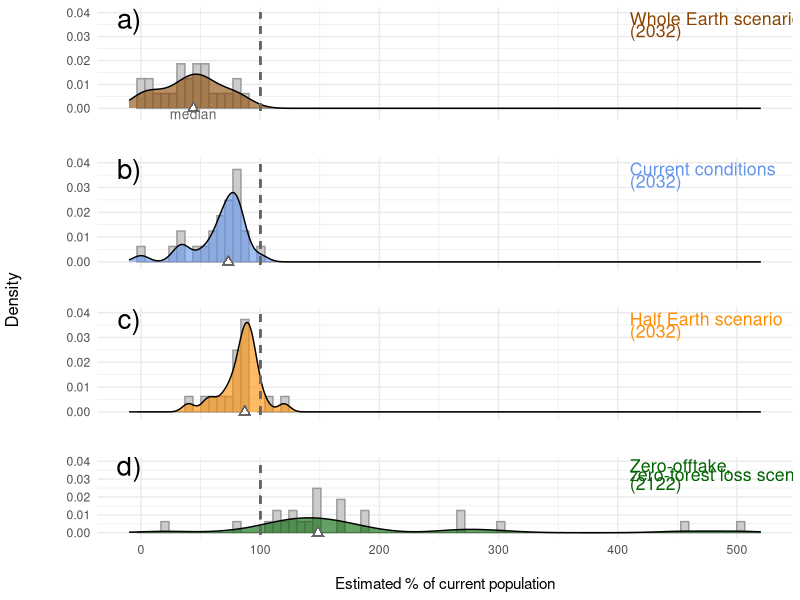
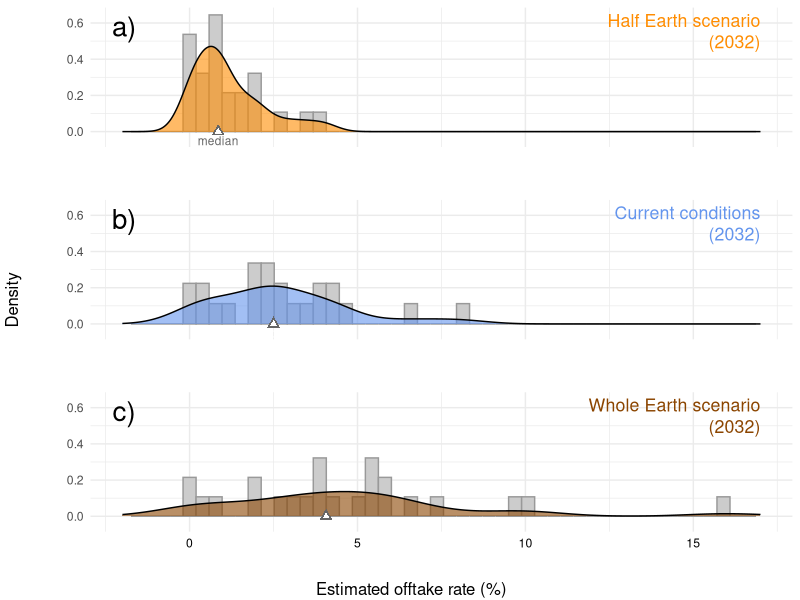
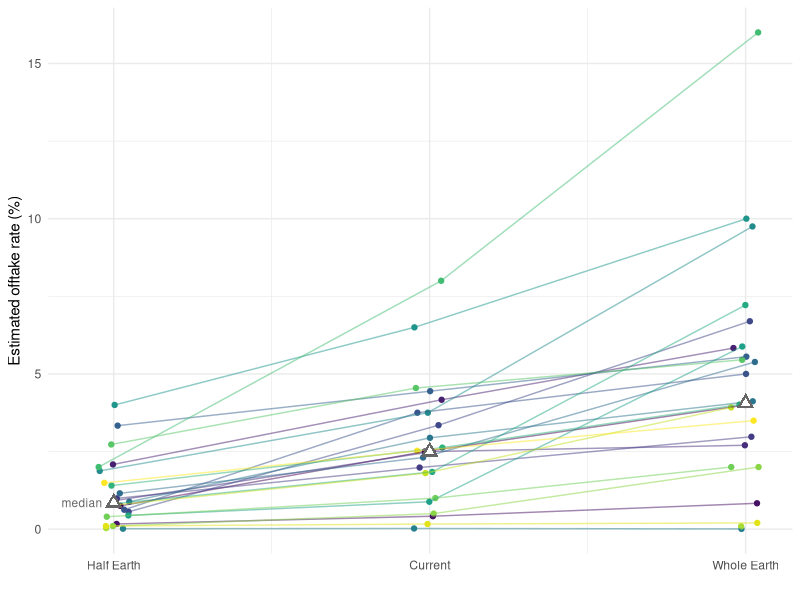

Here is the R script that generated these plots, in order:

# Analysis and visualization of expert assessments of orangutan population trends under different scenarios. For Meijaard et al. manuscript "Expert guided analysis for restoring the red ape in a whole or half earth context"
# 
# 2022-03-28
# Andy Marshall

# This file contains the same code as the *.Rmd

# Load packages, versions

# R version 4.1.3 (2022-03-10) 
# 
# tidyverse 1.3.1 ──
# ✓ ggplot2 3.3.5     ✓ purrr   0.3.4
# ✓ tibble  3.1.6     ✓ dplyr   1.0.8
# ✓ tidyr   1.2.0     ✓ stringr 1.4.0
# ✓ readr   2.1.2     ✓ forcats 0.5.1
# ggpubr 0.4.0

library(tidyverse)
library(ggpubr)


# Pull & wrangle data

d <- read_csv("data/data-2022-03-23.csv")
d <- d %>%
     pivot_longer(cols = -Names, names_to = 'Expert') %>%
     pivot_wider(names_from = Names, values_from = value)



# Analysis

##Variation among experts


# Absolute numbers quite variable:
mean(d$pop_current)
range(d$pop_current)
mean(d$offtake_current, na.rm = TRUE)
range(d$offtake_current, na.rm = TRUE)

# Relative effects broadly consistent, e.g.,
range(d$pop_2032_WE - d$pop_2032_current)
range(d$pop_2032_HE - d$pop_2032_current) 
range(d$offtake_WE - d$offtake_current, na.rm = TRUE) 
range(d$offtake_HE - d$offtake_current, na.rm = TRUE)

## Current conditions

d$per_left_nochange <- 100 * d$pop_2032_current/d$pop_current
median(d$per_left_nochange)
range(d$per_left_nochange)

d$offtake_rate_current <- 100 * (d$offtake_current / d$pop_current)
median(d$offtake_rate_current, na.rm = TRUE)
range(d$offtake_rate_current, na.rm = TRUE)


## Half Earth

d$per_left_HE       <- 100 * d$pop_2032_HE/d$pop_current
median(d$per_left_HE)
range(d$per_left_HE)

d$offtake_rate_HE      <- 100 * (d$offtake_HE / d$pop_current)
median(d$offtake_rate_HE)
range(d$offtake_rate_HE)


## Whole Earth

d$per_left_WE       <- 100 * d$pop_2032_WE/d$pop_current
median(d$per_left_WE)
range(d$per_left_WE)

d$offtake_rate_WE      <- 100 * (d$offtake_WE / d$pop_current)
median(d$offtake_rate_WE)
range(d$offtake_rate_WE)


## Aspriational scenario

d$per_2122          <- 100 * d$pop_2122/d$pop_current
median(d$per_2122)
range(d$per_2122)


# Figures

## Figure 02

col.NC <- "cornflowerblue"
col.HE <- "darkorange"
col.WE <- "darkorange4"
col.DR <- "darkgreen"

d$per_left_HE       <- 100 * d$pop_2032_HE/d$pop_current
d$per_left_nochange <- 100 * d$pop_2032_current/d$pop_current
d$per_left_WE       <- 100 * d$pop_2032_WE/d$pop_current
d$per_2122          <- 100 * d$pop_2122/d$pop_current

p1 <-ggplot(d, aes(x = per_left_WE)) +
     geom_histogram(aes(y = ..density..), bins = 80,
                    col = "gray60", fill = "gray80") +
     geom_density(alpha = 0.6, fill = col.WE) +
     geom_point(aes(x=median(per_left_WE), y=0), 
                pch = 17, colour = "gray40", size = 3) +
     geom_point(aes(x=median(per_left_WE), y=0), 
                pch = 17, colour = "white", size = 1.5) +
     geom_segment(aes(x = 100, y = -0.001,
                      xend = 100, yend = 0.04),
                  color = "gray40", lty = 2, lwd = 0.65) +
     xlab("") +
     ylab("\n") + 
     scale_x_continuous(limits = c(-10, 520),
                        breaks = c(0, 100, 200, 300, 400, 500)) +
     scale_y_continuous(limits =c(-0.0025, 0.04),
                        breaks = c(0, 0.01, 0.02, 0.03, 0.04)) +
     theme_minimal() +
     theme(axis.text.x = element_blank()) +
     annotate(geom = "text", x = 410, y = 0.0375, cex = 4.5,
              hjust = 0, label = "Whole Earth scenario", col = col.WE) +
     annotate(geom = "text", x = 410, y = 0.0325, cex = 4.5,
              hjust = 0,label = "(2032)", col = col.WE) +
     annotate(geom = "text", x = median(d$per_left_WE), y = -0.0025, 
              cex = 3.5, label = "median", col = "gray40") +
     annotate(geom = "text", x = -10, y = 0.0375, 
              cex = 7, label = "a)", col = "black")

p2 <- ggplot(d, aes(x = per_left_nochange)) +
     geom_histogram(aes(y = ..density..), bins = 80,
                    col = "gray60", fill = "gray80") +
     geom_density(alpha = 0.6, fill = col.NC) +
     geom_segment(aes(x = 100, y = -0.001,
                      xend = 100, yend = 0.04),
                  color = "gray40", lty = 2, lwd = 0.65) +    
     geom_point(aes(x = median(per_left_nochange), y = 0), 
                pch = 17, colour="gray40", size = 3) +
     geom_point(aes(x = median(per_left_nochange), y = 0), 
                pch = 17, colour="white", size = 1.5) +
     xlab("") +
     ylab("\n") + 
     scale_x_continuous(limits = c(-10, 520),
                        breaks = c(0, 100, 200, 300, 400, 500)) +
     scale_y_continuous(limits =c(-0.001, 0.04),
                        breaks = c(0, 0.01, 0.02, 0.03, 0.04)) +
     theme_minimal() +
     theme(axis.text.x = element_blank()) +
     annotate(geom = "text", x = 410, y = 0.0375, cex = 4.5,
              hjust = 0, label = "Current conditions", col = col.NC) +
     annotate(geom = "text", x = 410, y = 0.0325, cex = 4.5,
              hjust = 0, label = "(2032)", col = col.NC)+
     annotate(geom = "text", x = -10, y = 0.0375, 
              cex = 7, label = "b)", col = "black")

p3 <- ggplot(d, aes(x = per_left_HE)) +
     geom_histogram(aes(y = ..density..), bins = 80,
                    col = "gray60", fill = "gray80") +
     geom_density(alpha = 0.6, fill = col.HE) +
     geom_segment(aes(x = 100, y = -0.001,
                      xend = 100, yend = 0.04),
                  color = "gray40", lty = 2, lwd = 0.65) +
     geom_point(aes(x = median(per_left_HE), y = 0), 
                pch = 17, colour = "gray40", size = 3) +
     geom_point(aes(x = median(per_left_HE), y = 0), 
                pch = 17, colour="white", size = 1.5) +    
     theme_minimal() +
     theme(axis.text.x = element_blank()) +
     xlab("") +
     ylab("\n") + 
     scale_x_continuous(limits = c(-10, 520),
                        breaks = c(0, 100, 200, 300, 400, 500)) +
     scale_y_continuous(limits =c(-0.001, 0.04),
                        breaks = c(0, 0.01, 0.02, 0.03, 0.04)) +
     annotate(geom = "text", x = 410, y = 0.0375, cex = 4.5,
              hjust = 0, label = "Half Earth scenario", col = col.HE) +
     annotate(geom = "text", x = 410, y = 0.0325, cex = 4.5,
              hjust = 0, label = "(2032)", col = col.HE)+
     annotate(geom = "text", x = -10, y = 0.0375, 
              cex = 7, label = "c)", col = "black")

p4 <- ggplot(d, aes(x = per_2122)) +
     geom_histogram(aes(y = ..density..), bins = 80,
                    col = "gray60", fill = "gray80") +
     geom_density(alpha = 0.6, fill = col.DR) +
     geom_segment(aes(x = 100, y = -0.001,
                      xend = 100, yend = 0.04),
                  color = "gray40", lty = 2, lwd = 0.65) +
     geom_point(aes(x = median(per_2122), y = 0), 
                pch = 17, colour = "gray40", size = 3) +
     geom_point(aes(x=median(per_2122), y=0), 
                pch = 17, colour = "white", size = 1.5) + 
     theme_minimal() +
     xlim(-100, 400)+
     xlab("\nEstimated % of current population") + 
     ylab("\n") + 
     scale_x_continuous(limits = c(-10, 520),
                        breaks = c(0, 100, 200, 300, 400, 500)) +
     scale_y_continuous(limits =c(-0.001, 0.04),
                        breaks = c(0, 0.01, 0.02, 0.03, 0.04)) +
     annotate(geom = "text", x = 410, y = 0.0375, cex = 4.5,
              hjust = 0, label = "Zero-offtake,", col = col.DR) +
     annotate(geom = "text", x = 410, y = 0.0325, cex = 4.5,
              hjust = 0, label = "zero-forest loss scenario", col = col.DR)  +
     annotate(geom = "text", x = 410, y = 0.0275, cex = 4.5,
              hjust = 0, label = "(2122)", col = col.DR)+
     annotate(geom = "text", x = -10, y = 0.0375, 
              cex = 7, label = "d)", col = "black")

pdf("output/fig.02.pdf", height = 12, width = 10)

library(ggpubr)
figure <- ggarrange(p1, p2, p3, p4, 
                    ncol = 1, nrow = 4)
annotate_figure(figure,left = text_grob("Density",
                                        rot = 90))
dev.off()


## Figure 03


col.NC <- "cornflowerblue"
col.HE <- "darkorange"
col.WE <- "darkorange4"
col.DR <- "darkgreen"

d$offtake_rate_current <- 100 * (d$offtake_current / d$pop_current)
d$offtake_rate_HE      <- 100 * (d$offtake_HE / d$pop_current)
d$offtake_rate_WE      <- 100 * (d$offtake_WE / d$pop_current)

scenarios <- cbind(d$offtake_rate_HE, 
                   d$offtake_rate_current, 
                   d$offtake_rate_WE)

my.cols         <- c(col.HE, col.NC, col.WE)
my.axis.cols    <- c("white","white", "black")
my.median.cols  <- c("gray40","white", "white")

my.xlims <- c(-2, max(scenarios, na.rm = TRUE)+1)
my.ylims <- c(-0.05, 0.65)

my.labels <- c("Half Earth scenario",
               "Current conditions",
               "Whole Earth scenario")
my.years1 <- c("(2032)", "(2032)", "(2032)")
my.panels <- c("a)", "b)", "c)")

my.plots <- list()

for (i in 1:3) {
     p <- eval(substitute(  
          ggplot(d, aes(x = scenarios[, i])) +
               geom_histogram(aes(y = ..density..), 
                              col = "gray60", 
                              fill = "gray80", 
                              bins = 50) +
               geom_density(alpha = 0.6, 
                            fill = my.cols[i]) +
               geom_point(aes(x = median(scenarios[, i], na.rm = TRUE), y = 0),
                          pch = 17, colour="gray40", size = 3) +
               geom_point(aes(x = median(scenarios[, i], na.rm = TRUE), y = 0),
                          pch = 17, colour="white", size = 1.5) +  
               annotate(geom = "text", 
                        x = median(scenarios[, i], na.rm = TRUE),
                        y = -0.05, position = 1,
                        cex = 3, label = "median", col = my.median.cols[i]) +
               xlab("") + 
               ylab("\n") + 
               xlim(my.xlims[1], my.xlims[2]) +
               ylim(my.ylims[1], my.ylims[2]) +
               theme_minimal() +
               theme(axis.text.x = element_text(colour = my.axis.cols[i]),
                     axis.title.x = element_text(colour = my.axis.cols[i])) +    
               annotate(geom = "text", 
                        x = my.xlims[2],  y = 0.65,
                        cex = 4.5,
                        hjust = 1, vjust = 1,
                        label = my.labels[i], col = my.cols[i]) + 
               annotate(geom = "text", 
                        x = my.xlims[2], y = 0.64,
                        cex = 4.5,
                        hjust = 1, vjust = 2.5,
                        label = my.years1[i], col = my.cols[i]) +
               annotate(geom = "text", x = -1.95, y = 0.58, 
                        cex = 7, label = my.panels[i], col = "black")
          
          , list(i = i)))
     my.plots[[i]] <- p 
}  

pdf("output/fig.03.pdf", height = 10, width = 10)

figure <- ggarrange(my.plots[[1]], my.plots[[2]], my.plots[[3]],
                    ncol = 1, nrow = 3)
annotate_figure(figure, left = text_grob("Density",
                                         rot = 90),
                bottom = text_grob("Estimated offtake rate (%)"))
dev.off()


## Figure S02

d$offtake_rate_current <- 100 * (d$offtake_current / d$pop_current)
d$offtake_rate_HE      <- 100 * (d$offtake_HE / d$pop_current)
d$offtake_rate_WE      <- 100 * (d$offtake_WE / d$pop_current)

d2 <- as.data.frame(cbind(d$Expert, d$offtake_rate_HE, 
                          d$offtake_rate_current, d$offtake_rate_WE))

colnames(d2) <- c("Expert", "offtake_rate_HE", 
                  "offtake_rate_current", "offtake_rate_WE")

scenario <- c("offtake_rate_HE", "offtake_rate_current", "offtake_rate_WE")
num <- 1:3

crib <- as.data.frame(cbind(scenario, num))

d3 <- d2 %>% 
     gather(2:4, key = "scenario", value = "estimate") %>% 
     left_join(crib)

d3$jit_num <- jitter(as.numeric(d3$num), amount = 0.05)
d3$estimate <- as.numeric(d3$estimate)

pdf("output/fig.s02.pdf", height = 8, width = 10)

ggplot(d3, aes(x = jit_num, y = estimate)) +
     geom_point(aes(color = factor(Expert))) +
     geom_line(aes(group = factor(Expert),
                   color = factor(Expert)),
               alpha = 0.5) +
     scale_color_viridis_d() + 
     xlab("") + 
     ylab("Estimated offtake rate (%)") + 
     theme_minimal() + 
     theme(legend.position = "none") +  
     scale_x_continuous(breaks = c(1,2,3),
                        labels = c("Half Earth", 
                                   "Current", 
                                   "Whole Earth")) +
     geom_point(aes(x = 1, y = median(d3$estimate[d3$num == "1"], na.rm = TRUE)),
                pch = 17, colour= "gray40", size = 4) +
     geom_point(aes(x = 1, y = median(d3$estimate[d3$num == "1"], na.rm = TRUE)),
                pch = 17, colour="white", size = 2) +
     geom_point(aes(x = 2, y = median(d3$estimate[d3$num == "2"], na.rm = TRUE)),
                pch = 17, colour= "gray40", size = 4) +
     geom_point(aes(x = 2, y = median(d3$estimate[d3$num == "2"], na.rm = TRUE)),
                pch = 17, colour="white", size = 2) +
     geom_point(aes(x = 3, y = median(d3$estimate[d3$num == "3"], na.rm = TRUE)),
                pch = 17, colour= "gray40", size = 4) +
     geom_point(aes(x = 3, y = median(d3$estimate[d3$num == "3"], na.rm = TRUE)),
                pch = 17, colour="white", size = 2) +
     annotate(geom = "text", x = 0.9,
              y = median(d3$estimate[d3$num == "1"], na.rm = TRUE), 
              position = 2, cex = 3, label = "median", col = "gray40")
dev.off()


